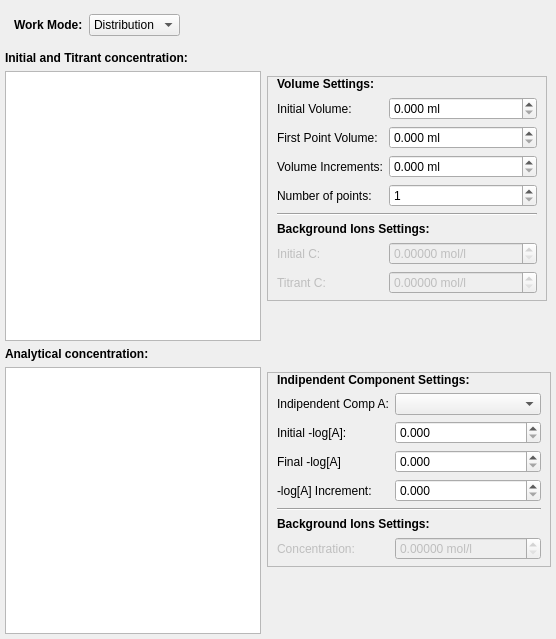
      <widget class="QWidget" name="Settings">
       <property name="enabled">
        <bool>true</bool>
       </property>
       <property name="sizePolicy">
        <sizepolicy hsizetype="Preferred" vsizetype="Maximum">
         <horstretch>0</horstretch>
         <verstretch>0</verstretch>
        </sizepolicy>
       </property>
       <attribute name="title">
        <string>Settings</string>
       </attribute>
       <layout class="QVBoxLayout" name="verticalLayout_7">
        <property name="sizeConstraint">
         <enum>QLayout::SetMaximumSize</enum>
        </property>
        <property name="leftMargin">
         <number>5</number>
        </property>
        <property name="topMargin">
         <number>5</number>
        </property>
        <property name="rightMargin">
         <number>5</number>
        </property>
        <property name="bottomMargin">
         <number>5</number>
        </property>
        <item>
         <widget class="QWidget" name="dmodeSelector" native="true">
          <property name="sizePolicy">
           <sizepolicy hsizetype="Maximum" vsizetype="Maximum">
            <horstretch>0</horstretch>
            <verstretch>0</verstretch>
           </sizepolicy>
          </property>
          <layout class="QHBoxLayout" name="horizontalLayout_2">
           <item>
            <widget class="QLabel" name="dmode_label">
             <property name="sizePolicy">
              <sizepolicy hsizetype="Maximum" vsizetype="Maximum">
               <horstretch>0</horstretch>
               <verstretch>0</verstretch>
              </sizepolicy>
             </property>
             <property name="text">
              <string>&lt;html&gt;&lt;head/&gt;&lt;body&gt;&lt;p&gt;&lt;span style=&quot; font-weight:600;&quot;&gt;Work Mode:&lt;/span&gt;&lt;/p&gt;&lt;/body&gt;&lt;/html&gt;</string>
             </property>
            </widget>
           </item>
           <item>
            <widget class="QComboBox" name="dmode">
             <property name="sizePolicy">
              <sizepolicy hsizetype="Maximum" vsizetype="Fixed">
               <horstretch>0</horstretch>
               <verstretch>0</verstretch>
              </sizepolicy>
             </property>
             <property name="statusTip">
              <string>Select operation mode.</string>
             </property>
             <property name="currentIndex">
              <number>1</number>
             </property>
             <item>
              <property name="text">
               <string>Titration</string>
              </property>
             </item>
             <item>
              <property name="text">
               <string>Distribution</string>
              </property>
             </item>
            </widget>
           </item>
          </layout>
         </widget>
        </item>
        <item>
         <widget class="QWidget" name="dmode0Input" native="true">
          <property name="sizePolicy">
           <sizepolicy hsizetype="Maximum" vsizetype="Preferred">
            <horstretch>0</horstretch>
            <verstretch>0</verstretch>
           </sizepolicy>
          </property>
          <layout class="QHBoxLayout" name="horizontalLayout_3">
           <property name="leftMargin">
            <number>0</number>
           </property>
           <property name="topMargin">
            <number>0</number>
           </property>
           <property name="rightMargin">
            <number>0</number>
           </property>
           <property name="bottomMargin">
            <number>0</number>
           </property>
           <item>
            <widget class="QWidget" name="widget" native="true">
             <property name="sizePolicy">
              <sizepolicy hsizetype="Maximum" vsizetype="Preferred">
               <horstretch>0</horstretch>
               <verstretch>0</verstretch>
              </sizepolicy>
             </property>
             <layout class="QVBoxLayout" name="verticalLayout_4">
              <property name="leftMargin">
               <number>0</number>
              </property>
              <property name="topMargin">
               <number>0</number>
              </property>
              <property name="rightMargin">
               <number>0</number>
              </property>
              <property name="bottomMargin">
               <number>0</number>
              </property>
              <item>
               <widget class="QLabel" name="label_2">
                <property name="text">
                 <string>&lt;html&gt;&lt;head/&gt;&lt;body&gt;&lt;p&gt;&lt;span style=&quot; font-weight:600;&quot;&gt;Initial and Titrant concentration:&lt;/span&gt;&lt;/p&gt;&lt;/body&gt;&lt;/html&gt;</string>
                </property>
               </widget>
              </item>
              <item>
               <widget class="QTableView" name="dmode0_concView"/>
              </item>
             </layout>
            </widget>
           </item>
           <item>
            <widget class="QWidget" name="widget_3" native="true">
             <property name="sizePolicy">
              <sizepolicy hsizetype="Expanding" vsizetype="Preferred">
               <horstretch>0</horstretch>
               <verstretch>0</verstretch>
              </sizepolicy>
             </property>
             <property name="minimumSize">
              <size>
               <width>263</width>
               <height>287</height>
              </size>
             </property>
             <layout class="QVBoxLayout" name="verticalLayout_9">
              <property name="leftMargin">
               <number>0</number>
              </property>
              <property name="topMargin">
               <number>25</number>
              </property>
              <property name="rightMargin">
               <number>0</number>
              </property>
              <property name="bottomMargin">
               <number>0</number>
              </property>
              <item>
               <widget class="QFrame" name="frame">
                <property name="sizePolicy">
                 <sizepolicy hsizetype="Maximum" vsizetype="Maximum">
                  <horstretch>0</horstretch>
                  <verstretch>0</verstretch>
                 </sizepolicy>
                </property>
                <property name="minimumSize">
                 <size>
                  <width>280</width>
                  <height>0</height>
                 </size>
                </property>
                <property name="frameShape">
                 <enum>QFrame::StyledPanel</enum>
                </property>
                <property name="frameShadow">
                 <enum>QFrame::Raised</enum>
                </property>
                <layout class="QFormLayout" name="formLayout">
                 <property name="topMargin">
                  <number>0</number>
                 </property>
                 <property name="bottomMargin">
                  <number>6</number>
                 </property>
                 <item row="0" column="0" colspan="2">
                  <widget class="QLabel" name="label_3">
                   <property name="text">
                    <string>&lt;html&gt;&lt;head/&gt;&lt;body&gt;&lt;p&gt;&lt;span style=&quot; font-weight:600;&quot;&gt;Volume Settings:&lt;/span&gt;&lt;/p&gt;&lt;/body&gt;&lt;/html&gt;</string>
                   </property>
                  </widget>
                 </item>
                 <item row="1" column="0">
                  <widget class="QLabel" name="v0_label">
                   <property name="text">
                    <string>Initial Volume:</string>
                   </property>
                  </widget>
                 </item>
                 <item row="1" column="1">
                  <widget class="QDoubleSpinBox" name="v0">
                   <property name="statusTip">
                    <string>Initial volume in the titration vessel.</string>
                   </property>
                   <property name="suffix">
                    <string> ml</string>
                   </property>
                   <property name="decimals">
                    <number>3</number>
                   </property>
                   <property name="maximum">
                    <double>900.000000000000000</double>
                   </property>
                   <property name="singleStep">
                    <double>0.050000000000000</double>
                   </property>
                  </widget>
                 </item>
                 <item row="2" column="0">
                  <widget class="QLabel" name="initv_label">
                   <property name="text">
                    <string>First Point Volume:</string>
                   </property>
                  </widget>
                 </item>
                 <item row="2" column="1">
                  <widget class="QDoubleSpinBox" name="initv">
                   <property name="statusTip">
                    <string>Volume in the vessel at the first titration point.</string>
                   </property>
                   <property name="suffix">
                    <string> ml</string>
                   </property>
                   <property name="decimals">
                    <number>3</number>
                   </property>
                   <property name="maximum">
                    <double>900.000000000000000</double>
                   </property>
                   <property name="singleStep">
                    <double>0.050000000000000</double>
                   </property>
                  </widget>
                 </item>
                 <item row="3" column="0">
                  <widget class="QLabel" name="vinc_label">
                   <property name="text">
                    <string>Volume Increments:</string>
                   </property>
                  </widget>
                 </item>
                 <item row="3" column="1">
                  <widget class="QDoubleSpinBox" name="vinc">
                   <property name="statusTip">
                    <string>Increment in volume for each titration point.</string>
                   </property>
                   <property name="suffix">
                    <string> ml</string>
                   </property>
                   <property name="decimals">
                    <number>3</number>
                   </property>
                   <property name="maximum">
                    <double>900.000000000000000</double>
                   </property>
                   <property name="singleStep">
                    <double>0.050000000000000</double>
                   </property>
                  </widget>
                 </item>
                 <item row="4" column="0">
                  <widget class="QLabel" name="nop_label">
                   <property name="text">
                    <string>Number of points:</string>
                   </property>
                  </widget>
                 </item>
                 <item row="4" column="1">
                  <widget class="QDoubleSpinBox" name="nop">
                   <property name="statusTip">
                    <string>Number of titration points.</string>
                   </property>
                   <property name="suffix">
                    <string/>
                   </property>
                   <property name="decimals">
                    <number>0</number>
                   </property>
                   <property name="minimum">
                    <double>1.000000000000000</double>
                   </property>
                   <property name="maximum">
                    <double>9000.000000000000000</double>
                   </property>
                   <property name="singleStep">
                    <double>1.000000000000000</double>
                   </property>
                  </widget>
                 </item>
                 <item row="5" column="0" colspan="2">
                  <widget class="Line" name="line_2">
                   <property name="orientation">
                    <enum>Qt::Horizontal</enum>
                   </property>
                  </widget>
                 </item>
                 <item row="6" column="0" colspan="2">
                  <widget class="QLabel" name="label_4">
                   <property name="text">
                    <string>&lt;html&gt;&lt;head/&gt;&lt;body&gt;&lt;p&gt;&lt;span style=&quot; font-weight:600;&quot;&gt;Background Ions Settings:&lt;/span&gt;&lt;/p&gt;&lt;/body&gt;&lt;/html&gt;</string>
                   </property>
                  </widget>
                 </item>
                 <item row="7" column="0">
                  <widget class="QLabel" name="c0back_label">
                   <property name="enabled">
                    <bool>false</bool>
                   </property>
                   <property name="text">
                    <string>Initial C:</string>
                   </property>
                  </widget>
                 </item>
                 <item row="8" column="0">
                  <widget class="QLabel" name="ctback_label">
                   <property name="enabled">
                    <bool>false</bool>
                   </property>
                   <property name="text">
                    <string>Titrant C:</string>
                   </property>
                  </widget>
                 </item>
                 <item row="7" column="1">
                  <widget class="QDoubleSpinBox" name="c0back">
                   <property name="enabled">
                    <bool>false</bool>
                   </property>
                   <property name="statusTip">
                    <string>Initial concentration of background ions in titration vessel.</string>
                   </property>
                   <property name="suffix">
                    <string> mol/l</string>
                   </property>
                   <property name="decimals">
                    <number>5</number>
                   </property>
                   <property name="maximum">
                    <double>900.000000000000000</double>
                   </property>
                   <property name="singleStep">
                    <double>0.050000000000000</double>
                   </property>
                  </widget>
                 </item>
                 <item row="8" column="1">
                  <widget class="QDoubleSpinBox" name="ctback">
                   <property name="enabled">
                    <bool>false</bool>
                   </property>
                   <property name="statusTip">
                    <string>Concentration of background ions in the titrant.</string>
                   </property>
                   <property name="suffix">
                    <string> mol/l</string>
                   </property>
                   <property name="decimals">
                    <number>5</number>
                   </property>
                   <property name="maximum">
                    <double>900.000000000000000</double>
                   </property>
                   <property name="singleStep">
                    <double>0.050000000000000</double>
                   </property>
                  </widget>
                 </item>
                </layout>
               </widget>
              </item>
              <item>
               <spacer name="verticalSpacer_3">
                <property name="orientation">
                 <enum>Qt::Vertical</enum>
                </property>
                <property name="sizeType">
                 <enum>QSizePolicy::Expanding</enum>
                </property>
                <property name="sizeHint" stdset="0">
                 <size>
                  <width>20</width>
                  <height>40</height>
                 </size>
                </property>
               </spacer>
              </item>
             </layout>
            </widget>
           </item>
          </layout>
         </widget>
        </item>
        <item>
         <widget class="QWidget" name="dmode1Input" native="true">
          <property name="sizePolicy">
           <sizepolicy hsizetype="Maximum" vsizetype="Preferred">
            <horstretch>0</horstretch>
            <verstretch>0</verstretch>
           </sizepolicy>
          </property>
          <layout class="QHBoxLayout" name="horizontalLayout_7">
           <property name="leftMargin">
            <number>0</number>
           </property>
           <property name="topMargin">
            <number>0</number>
           </property>
           <property name="rightMargin">
            <number>0</number>
           </property>
           <property name="bottomMargin">
            <number>0</number>
           </property>
           <item>
            <widget class="QWidget" name="widget_5" native="true">
             <property name="sizePolicy">
              <sizepolicy hsizetype="Maximum" vsizetype="Preferred">
               <horstretch>0</horstretch>
               <verstretch>0</verstretch>
              </sizepolicy>
             </property>
             <layout class="QVBoxLayout" name="verticalLayout_10">
              <property name="leftMargin">
               <number>0</number>
              </property>
              <property name="topMargin">
               <number>0</number>
              </property>
              <property name="rightMargin">
               <number>0</number>
              </property>
              <property name="bottomMargin">
               <number>0</number>
              </property>
              <item>
               <widget class="QLabel" name="label_8">
                <property name="text">
                 <string>&lt;html&gt;&lt;head/&gt;&lt;body&gt;&lt;p&gt;&lt;span style=&quot; font-weight:600;&quot;&gt;Analytical concentration:&lt;/span&gt;&lt;/p&gt;&lt;/body&gt;&lt;/html&gt;</string>
                </property>
               </widget>
              </item>
              <item>
               <widget class="QTableView" name="dmode1_concView"/>
              </item>
             </layout>
            </widget>
           </item>
           <item>
            <widget class="QWidget" name="widget_11" native="true">
             <property name="sizePolicy">
              <sizepolicy hsizetype="Expanding" vsizetype="Preferred">
               <horstretch>0</horstretch>
               <verstretch>0</verstretch>
              </sizepolicy>
             </property>
             <property name="minimumSize">
              <size>
               <width>263</width>
               <height>287</height>
              </size>
             </property>
             <layout class="QVBoxLayout" name="verticalLayout_11">
              <property name="leftMargin">
               <number>0</number>
              </property>
              <property name="topMargin">
               <number>25</number>
              </property>
              <property name="rightMargin">
               <number>0</number>
              </property>
              <property name="bottomMargin">
               <number>0</number>
              </property>
              <item>
               <widget class="QFrame" name="frame_2">
                <property name="sizePolicy">
                 <sizepolicy hsizetype="Maximum" vsizetype="Maximum">
                  <horstretch>0</horstretch>
                  <verstretch>0</verstretch>
                 </sizepolicy>
                </property>
                <property name="minimumSize">
                 <size>
                  <width>284</width>
                  <height>0</height>
                 </size>
                </property>
                <property name="frameShape">
                 <enum>QFrame::StyledPanel</enum>
                </property>
                <property name="frameShadow">
                 <enum>QFrame::Raised</enum>
                </property>
                <layout class="QFormLayout" name="formLayout_2">
                 <property name="topMargin">
                  <number>0</number>
                 </property>
                 <property name="bottomMargin">
                  <number>6</number>
                 </property>
                 <item row="0" column="0" colspan="2">
                  <widget class="QLabel" name="label_9">
                   <property name="text">
                    <string>&lt;html&gt;&lt;head/&gt;&lt;body&gt;&lt;p&gt;&lt;span style=&quot; font-weight:600;&quot;&gt;Indipendent Component Settings:&lt;/span&gt;&lt;/p&gt;&lt;/body&gt;&lt;/html&gt;</string>
                   </property>
                  </widget>
                 </item>
                 <item row="2" column="0">
                  <widget class="QLabel" name="initialLog_label">
                   <property name="text">
                    <string>Initial -log[A]:</string>
                   </property>
                  </widget>
                 </item>
                 <item row="2" column="1">
                  <widget class="QDoubleSpinBox" name="initialLog">
                   <property name="statusTip">
                    <string>Initial Log value of the indipendent component.</string>
                   </property>
                   <property name="decimals">
                    <number>3</number>
                   </property>
                   <property name="maximum">
                    <double>900.000000000000000</double>
                   </property>
                   <property name="singleStep">
                    <double>0.050000000000000</double>
                   </property>
                  </widget>
                 </item>
                 <item row="3" column="0">
                  <widget class="QLabel" name="finalLog_label">
                   <property name="text">
                    <string>Final -log[A]</string>
                   </property>
                  </widget>
                 </item>
                 <item row="3" column="1">
                  <widget class="QDoubleSpinBox" name="finalLog">
                   <property name="statusTip">
                    <string>Final Log value of the indipendent component.</string>
                   </property>
                   <property name="decimals">
                    <number>3</number>
                   </property>
                   <property name="maximum">
                    <double>900.000000000000000</double>
                   </property>
                   <property name="singleStep">
                    <double>0.050000000000000</double>
                   </property>
                  </widget>
                 </item>
                 <item row="4" column="0">
                  <widget class="QLabel" name="logInc_label">
                   <property name="text">
                    <string>-log[A] Increment:</string>
                   </property>
                  </widget>
                 </item>
                 <item row="4" column="1">
                  <widget class="QDoubleSpinBox" name="logInc">
                   <property name="statusTip">
                    <string>Log increment of the indipendent component at each point.</string>
                   </property>
                   <property name="decimals">
                    <number>3</number>
                   </property>
                   <property name="maximum">
                    <double>900.000000000000000</double>
                   </property>
                   <property name="singleStep">
                    <double>0.050000000000000</double>
                   </property>
                  </widget>
                 </item>
                 <item row="5" column="0" colspan="2">
                  <widget class="Line" name="line_3">
                   <property name="orientation">
                    <enum>Qt::Horizontal</enum>
                   </property>
                  </widget>
                 </item>
                 <item row="6" column="0" colspan="2">
                  <widget class="QLabel" name="label_16">
                   <property name="text">
                    <string>&lt;html&gt;&lt;head/&gt;&lt;body&gt;&lt;p&gt;&lt;span style=&quot; font-weight:600;&quot;&gt;Background Ions Settings:&lt;/span&gt;&lt;/p&gt;&lt;/body&gt;&lt;/html&gt;</string>
                   </property>
                  </widget>
                 </item>
                 <item row="7" column="0">
                  <widget class="QLabel" name="cback_label">
                   <property name="enabled">
                    <bool>false</bool>
                   </property>
                   <property name="text">
                    <string>Concentration:</string>
                   </property>
                  </widget>
                 </item>
                 <item row="7" column="1">
                  <widget class="QDoubleSpinBox" name="cback">
                   <property name="enabled">
                    <bool>false</bool>
                   </property>
                   <property name="toolTip">
                    <string>Sum of the concentrations of ionic species that do not take part in the reactions.</string>
                   </property>
                   <property name="statusTip">
                    <string>Sum of the concentrations of ionic species that do not take part in the reactions.</string>
                   </property>
                   <property name="suffix">
                    <string> mol/l</string>
                   </property>
                   <property name="decimals">
                    <number>5</number>
                   </property>
                   <property name="maximum">
                    <double>900.000000000000000</double>
                   </property>
                   <property name="singleStep">
                    <double>0.050000000000000</double>
                   </property>
                  </widget>
                 </item>
                 <item row="1" column="0">
                  <widget class="QLabel" name="indComp_label">
                   <property name="text">
                    <string>Indipendent Comp A:</string>
                   </property>
                  </widget>
                 </item>
                 <item row="1" column="1">
                  <widget class="QComboBox" name="indComp">
                   <property name="statusTip">
                    <string>Component to be considered indipendent.</string>
                   </property>
                  </widget>
                 </item>
                </layout>
               </widget>
              </item>
              <item>
               <spacer name="verticalSpacer_6">
                <property name="orientation">
                 <enum>Qt::Vertical</enum>
                </property>
                <property name="sizeHint" stdset="0">
                 <size>
                  <width>20</width>
                  <height>40</height>
                 </size>
                </property>
               </spacer>
              </item>
             </layout>
            </widget>
           </item>
          </layout>
         </widget>
        </item>
       </layout>
      </widget>
